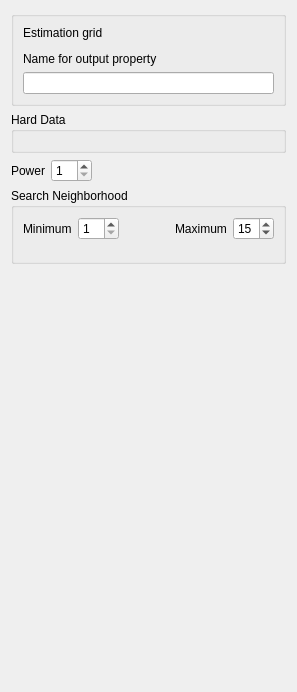
<?xml version="1.0" encoding="UTF-8"?>
<ui version="4.0">
 <class>InverseDistance</class>
 <widget class="QWidget" name="InverseDistance">
  <property name="geometry">
   <rect>
    <x>0</x>
    <y>0</y>
    <width>297</width>
    <height>692</height>
   </rect>
  </property>
  <property name="windowTitle">
   <string>Invrese Distance</string>
  </property>
  <property name="AlgorithmCategory" stdset="0">
   <string>Estimation</string>
  </property>
  <property name="AlgorithmDescription" stdset="0">
   <string>Power-N inverse distance estimation</string>
  </property>  
  <layout class="QVBoxLayout" name="verticalLayout_4">
   <item>
    <widget class="QGroupBox" name="groupBox_2">
     <property name="title">
      <string/>
     </property>
     <layout class="QVBoxLayout" name="verticalLayout_3">
      <item>
       <widget class="QLabel" name="label_5">
        <property name="text">
         <string>Estimation grid</string>
        </property>
       </widget>
      </item>
      <item>
       <widget class="GridSelector" name="Grid_Name"/>
      </item>
      <item>
       <widget class="QLabel" name="label_6">
        <property name="text">
         <string>Name for output property</string>
        </property>
       </widget>
      </item>
      <item>
       <widget class="QLineEdit" name="Property_Name"/>
      </item>
     </layout>
    </widget>
   </item>
   <item>
    <widget class="QGroupBox" name="groupBox_3">
     <property name="title">
      <string>Hard Data</string>
     </property>
     <layout class="QVBoxLayout" name="verticalLayout_2">
      <item>
       <widget class="PropertySelector" name="Hard_Data"/>
      </item>
     </layout>
    </widget>
   </item>
   <item>
    <layout class="QHBoxLayout" name="horizontalLayout_4">
     <item>
      <widget class="QLabel" name="label_3">
       <property name="text">
        <string>Power</string>
       </property>
      </widget>
     </item>
     <item>
      <widget class="QSpinBox" name="Power">
       <property name="minimum">
        <number>1</number>
       </property>
       <property name="maximum">
        <number>10</number>
       </property>
       <property name="value">
        <number>1</number>
       </property>
      </widget>
     </item>
     <item>
      <spacer name="horizontalSpacer_2">
       <property name="orientation">
        <enum>Qt::Horizontal</enum>
       </property>
       <property name="sizeHint" stdset="0">
        <size>
         <width>40</width>
         <height>20</height>
        </size>
       </property>
      </spacer>
     </item>
    </layout>
   </item>
   <item>
    <widget class="QGroupBox" name="groupBox">
     <property name="title">
      <string>Search Neighborhood</string>
     </property>
     <layout class="QVBoxLayout" name="verticalLayout">
      <item>
       <layout class="QHBoxLayout" name="horizontalLayout_3">
        <item>
         <layout class="QHBoxLayout" name="horizontalLayout_2">
          <item>
           <widget class="QLabel" name="label">
            <property name="text">
             <string>Minimum</string>
            </property>
           </widget>
          </item>
          <item>
           <widget class="QSpinBox" name="Min_Conditioning_Data">
            <property name="minimum">
             <number>1</number>
            </property>
            <property name="value">
             <number>1</number>
            </property>
           </widget>
          </item>
         </layout>
        </item>
        <item>
         <spacer name="horizontalSpacer">
          <property name="orientation">
           <enum>Qt::Horizontal</enum>
          </property>
          <property name="sizeHint" stdset="0">
           <size>
            <width>40</width>
            <height>20</height>
           </size>
          </property>
         </spacer>
        </item>
        <item>
         <layout class="QHBoxLayout" name="horizontalLayout">
          <item>
           <widget class="QLabel" name="label_2">
            <property name="text">
             <string>Maximum</string>
            </property>
           </widget>
          </item>
          <item>
           <widget class="QSpinBox" name="Max_Conditioning_Data">
            <property name="minimum">
             <number>1</number>
            </property>
            <property name="value">
             <number>15</number>
            </property>
           </widget>
          </item>
         </layout>
        </item>
       </layout>
      </item>
      <item>
       <widget class="EllipsoidInput" name="Search_Ellipsoid"/>
      </item>
      <item>
       <widget class="AdvancedNeighborhoodInput" name="AdvancedSearch"/>
      </item>
     </layout>
    </widget>
   </item>
   <item>
    <spacer name="verticalSpacer">
     <property name="orientation">
      <enum>Qt::Vertical</enum>
     </property>
     <property name="sizeHint" stdset="0">
      <size>
       <width>20</width>
       <height>146</height>
      </size>
     </property>
    </spacer>
   </item>
  </layout>
 </widget>
 <customwidgets>
  <customwidget>
   <class>EllipsoidInput</class>
   <extends>QWidget</extends>
   <header>GsTLAppli/extra/qtplugins/ellipsoid_input.h</header>
  </customwidget>
  <customwidget>
   <class>GridSelector</class>
   <extends>QWidget</extends>
   <header>GsTLAppli/extra/qtplugins/selectors.h</header>
  </customwidget>
  <customwidget>
   <class>AdvancedNeighborhoodInput</class>
   <extends>QWidget</extends>
   <header>GsTLAppli/extra/qtplugins/neighborhood_filter_input.h</header>
  </customwidget>
  <customwidget>
   <class>PropertySelector</class>
   <extends>QWidget</extends>
   <header>GsTLAppli/extra/qtplugins/selectors.h</header>
  </customwidget>
 </customwidgets>
 <resources/>
 <connections/>
</ui>
